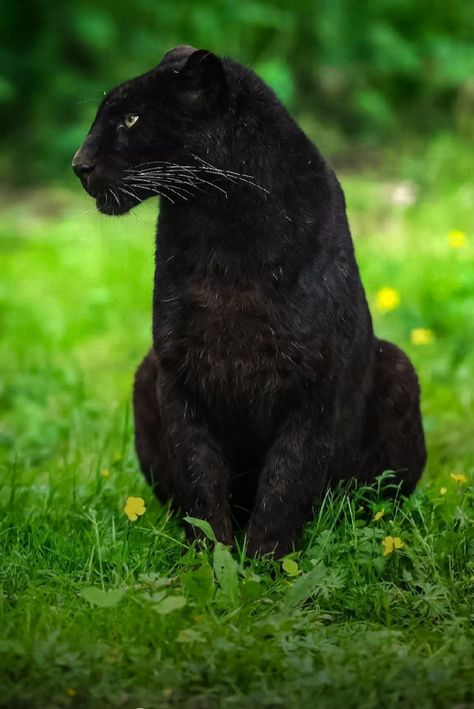
#> input picture L14 Image/source.jpg, 474 x 709 px
$ python -i ocvseg.py   (imports and definitions only)
#> lines starting #> are read from the running program, lines starting #| are printed output that depends on the picture; after the words box and inside, x2 and y2 are one past the last pixel; in counts of white or black regions, pixels touching at a corner belong together
import cv2
import numpy as np
import matplotlib.pyplot as plt

def segment_opencv(image_path):
    # Загрузка изображения
#> called with image_path = '../L14 Image/source.jpg'
    image = cv2.imread(image_path)
#> image is the input picture: shape (709, 474, 3); mean B, G, R 28.4, 88.4, 57.6
    image_rgb = cv2.cvtColor(image, cv2.COLOR_BGR2RGB)

    # Конвертация в HSV для цветовой сегментации
    hsv = cv2.cvtColor(image, cv2.COLOR_BGR2HSV)
#> hsv: shape (709, 474, 3); mean H, S, V 52.3, 147.5, 89.2

    # Пример: сегментация по цвету (настройте диапазоны под вашу задачу)
    lower_blue = np.array([100, 50, 50])
    upper_blue = np.array([130, 255, 255])

    # Создание маски
    mask = cv2.inRange(hsv, lower_blue, upper_blue)
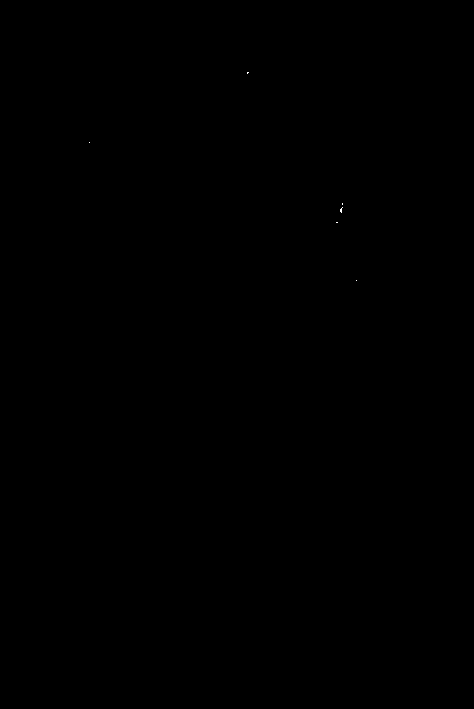
#> mask: shape (709, 474); 0.01% white in thin lines or dots, all inside (x1, y1, x2, y2) = (89, 72, 357, 281)

    # Морфологические операции для улучшения маски
    kernel = np.ones((5,5), np.uint8)
    mask = cv2.morphologyEx(mask, cv2.MORPH_CLOSE, kernel)
    mask = cv2.morphologyEx(mask, cv2.MORPH_OPEN, kernel)
#> mask: shape (709, 474); every value is 0

    # Применение маски к оригинальному изображению
    segmented = cv2.bitwise_and(image_rgb, image_rgb, mask=mask)
#> segmented: shape (709, 474, 3); every value is 0

    # Визуализация
    plt.figure(figsize=(15, 5))

    plt.subplot(1, 3, 1)
    plt.imshow(image_rgb)
    plt.title('Original Image')
    plt.axis('off')

    plt.subplot(1, 3, 2)
    plt.imshow(mask, cmap='gray')
    plt.title('Segmentation Mask')
    plt.axis('off')

    plt.subplot(1, 3, 3)
    plt.imshow(segmented)
    plt.title('Segmented Image')
    plt.axis('off')

    plt.tight_layout()
    plt.show()
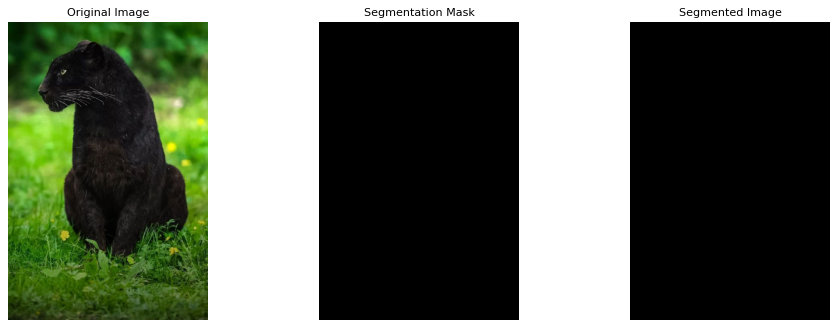
#> figure drawn by matplotlib, 3 panels

# segment_opencv('path/to/your/image.jpg')

>>> result = segment_opencv('../L14 Image/source.jpg')
